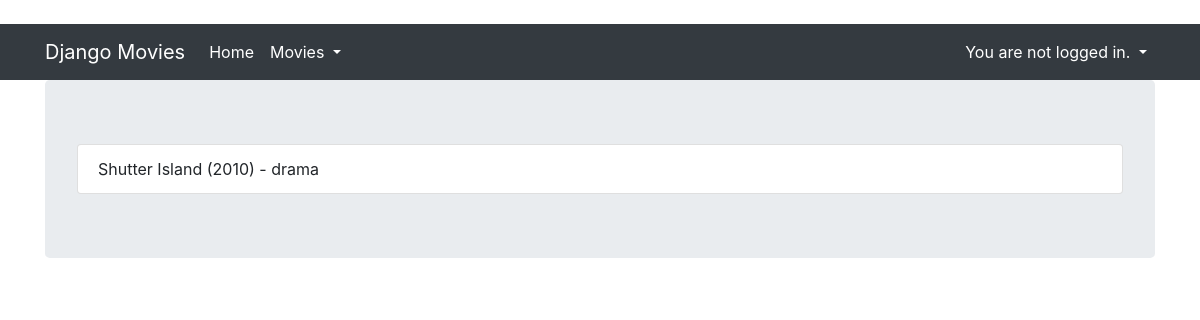
/, run on an earlier commit of the app's database.
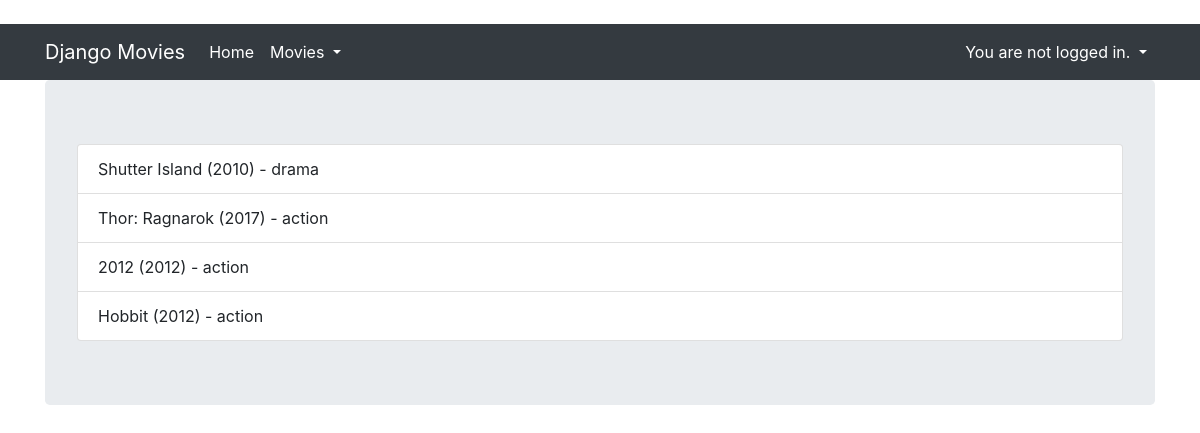
And on a later commit of the database.
### core/models.py (models this page shows, shortened)
class Movie(models.Model):
    title = models.CharField(max_length=100)
    rating = models.IntegerField(
        null=True, validators=[MaxValueValidator(15), MinValueValidator(1)]
    )
    released = models.DateField()
    description = models.TextField(null=True, blank=True)
    created = models.DateTimeField(auto_now_add=True)
    genre = models.ForeignKey(Genre, null=True, on_delete=models.SET_NULL)
    director = models.ForeignKey(Director, null=True, on_delete=models.SET_NULL)
    countries = models.ManyToManyField(Country, related_name='movies')
    class Meta:
        unique_together = ('title', 'released')

class Genre(models.Model):
    name = models.CharField(max_length=20, unique=True)
    age_limit = models.IntegerField(null=True, blank=True, choices=AGE_LIMITS)
    def __str__(self):
        return self.name

### django_movies/views.py (the view)
# urls.py: path('', IndexView.as_view(), name="index"),
class IndexView(MovieListView):
    template_name='index.html'

### core/templatetags/movie_extras.py (called while the page is built)
@register.simple_tag
def movie_format(movie, short=False):
    if short:
        return f'{movie.title} ({movie.released.year})'
    return f'{movie.title} ({movie.released.year}) - {movie.genre}'

### django_movies/templates/index.html (shortened to what this page needs)
{% extends "base.html" %}
{% load movie_extras %}
{% block content %}
  <ul class="list-group">
    {% for movie in object_list %}
      <li class="list-group-item" style="display:flex; justify-content: space-between;">
        {% movie_format movie %}
      </li>
    {% endfor %}
  </ul>
{% endblock %}

### django_movies/templates/base.html (shortened to what this page needs)
{% load bootstrap4 %}
{% load static %}
<html {% if LANGUAGE_CODE %}lang="{{ LANGUAGE_CODE }}"{% endif %}>
  <head>
      {% block styles %}{% bootstrap_css %}{% endblock %}
  </head>
  <body id="layout">
    <nav class="navbar navbar-expand-lg navbar-dark bg-dark">
      <div class="container fixed">
        <a class="navbar-brand" href="{% url 'index' %}">Django Movies</a>
        <div class="collapse navbar-collapse" id="navbarNavAltMarkup">
          <div class="navbar-nav">
            <a class="nav-item nav-link active" href="/">
              Home
            </a>
            <div class="nav-item dropdown">
              <a class="nav-link active dropdown-toggle" href="#" data-toggle="dropdown">
                Movies
              </a>
            </div>
          </div>
          <div class="navbar-nav ml-auto">
            <div class="nav-item dropdown">
              {% if user.is_authenticated %}
                <a class="nav-link active dropdown-toggle" href="#" data-toggle="dropdown">
                  {% if user.first_name %}Hello, {{ user.first_name }}!
                  {% else %}Hello, {{ user.username }}!{% endif %}
                </a>
                <div class="dropdown-menu dropdown-menu-right">
                  <a href="{% url 'accounts:logout' %}" class="dropdown-item text-right logged-out xd">Logout</a>
                  <a href="{% url 'accounts:password_change' %}" class="dropdown-item text-right xd">Change Password</a>
                </div>
              {% else %}
                <a class="nav-link active dropdown-toggle" href="#" data-toggle="dropdown">
                  You are not logged in.
                </a>
              {% endif %}
            </div>
          </div>
        </div>
      </div>
    </nav>
    <div class="container">
      <div class="jumbotron">
        {% block content %}{% endblock %}
      </div>
    </div>
  </body>
</html>

What changed in the data, as far as the page shows it:
added Movie: title+released+genre "Thor: Ragnarok (2017) - action"
added Movie: title+released+genre "2012 (2012) - action"
added Movie: title+released+genre "Hobbit (2012) - action"
